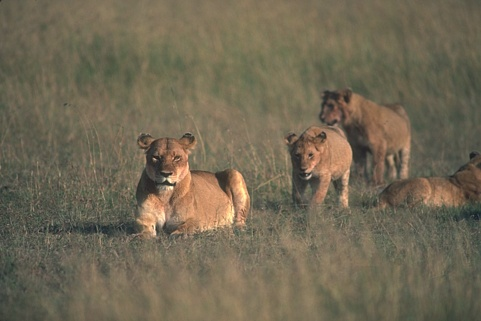
#> input picture data/train_hr/105053.jpg, 481 x 321 px, found by its file name; its folder holds 4 pictures in this run
$ python rescale.py
#> lines starting #> are read from the running program, lines starting #| are printed output that depends on the picture
import numpy as np
from skimage.transform import rescale
from skimage.io import imread, imsave
from skimage.color import gray2rgb
from os import listdir
from tqdm import tqdm

# Set train and val HR and LR paths
train_hr_path = 'data/train_hr/'
train_lr_path = 'data/train_lr/'
val_hr_path = 'data/val_hr/'
val_lr_path = 'data/val_lr/'

numberOfImagesTrainHR = len(listdir(train_hr_path))

for i in tqdm(range(numberOfImagesTrainHR)):
    img_name = listdir(train_hr_path)[i]
    img = imread('{}{}'.format(train_hr_path, img_name))
#> img is the input picture: shape (321, 481, 3); mean R, G, B 113.5, 104.4, 84
    new_img = rescale(img, (1/3), anti_aliasing=1, channel_axis=2)
    if len(new_img.shape) == 2 or (len(new_img.shape) == 3 and new_img.shape[2] == 1):
        new_img = gray2rgb(new_img)
    new_img = (new_img * 255).astype(np.uint8)
    imsave('{}{}'.format(train_lr_path, img_name), new_img, quality=100)
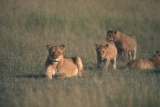
#> saved as 105053.jpg: shape (107, 160, 3); mean R, G, B 113.1, 103.9, 83.5
#> pass 2 of the loop `for i in tqdm(range(numberOfImagesTrainHR)):`:
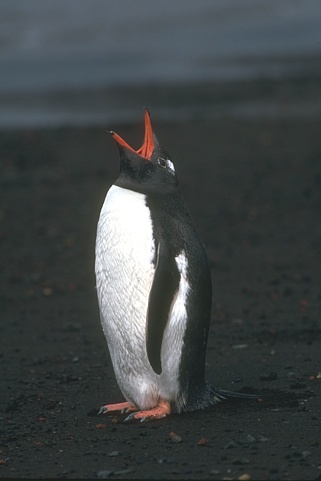
#> input picture data/train_hr/106025.jpg, 321 x 481 px, found by its file name
#> img is the input picture: shape (481, 321, 3); mean R, G, B 65.3, 70.4, 71.2
#> `imsave('{}{}'.format(train_lr_path, img_name), new_img, quality=100)`:
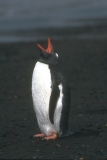
#> saved as 106025.jpg: shape (160, 107, 3); mean R, G, B 64.8, 69.9, 70.8
#> pass 3 of the loop `for i in tqdm(range(numberOfImagesTrainHR)):`:
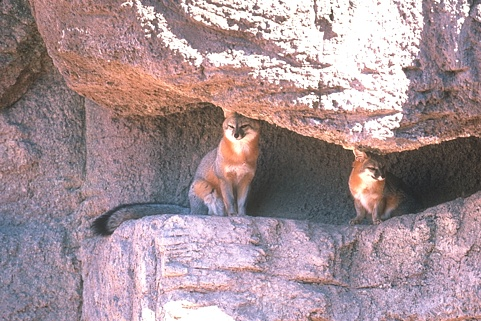
#> input picture data/train_hr/109034.jpg, 481 x 321 px, found by its file name
#> img is the input picture: shape (321, 481, 3); mean R, G, B 165.4, 144.3, 149.6
#> `new_img = rescale(img, (1/3), anti_aliasing=1, channel_axis=2)`:
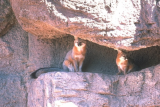
#> new_img: shape (107, 160, 3) float64; mean R, G, B 0.649, 0.566, 0.587
#> the loop made 4 passes; the first 3 are shown

#> (the run stopped early here; a loop or call above may not have finished)
